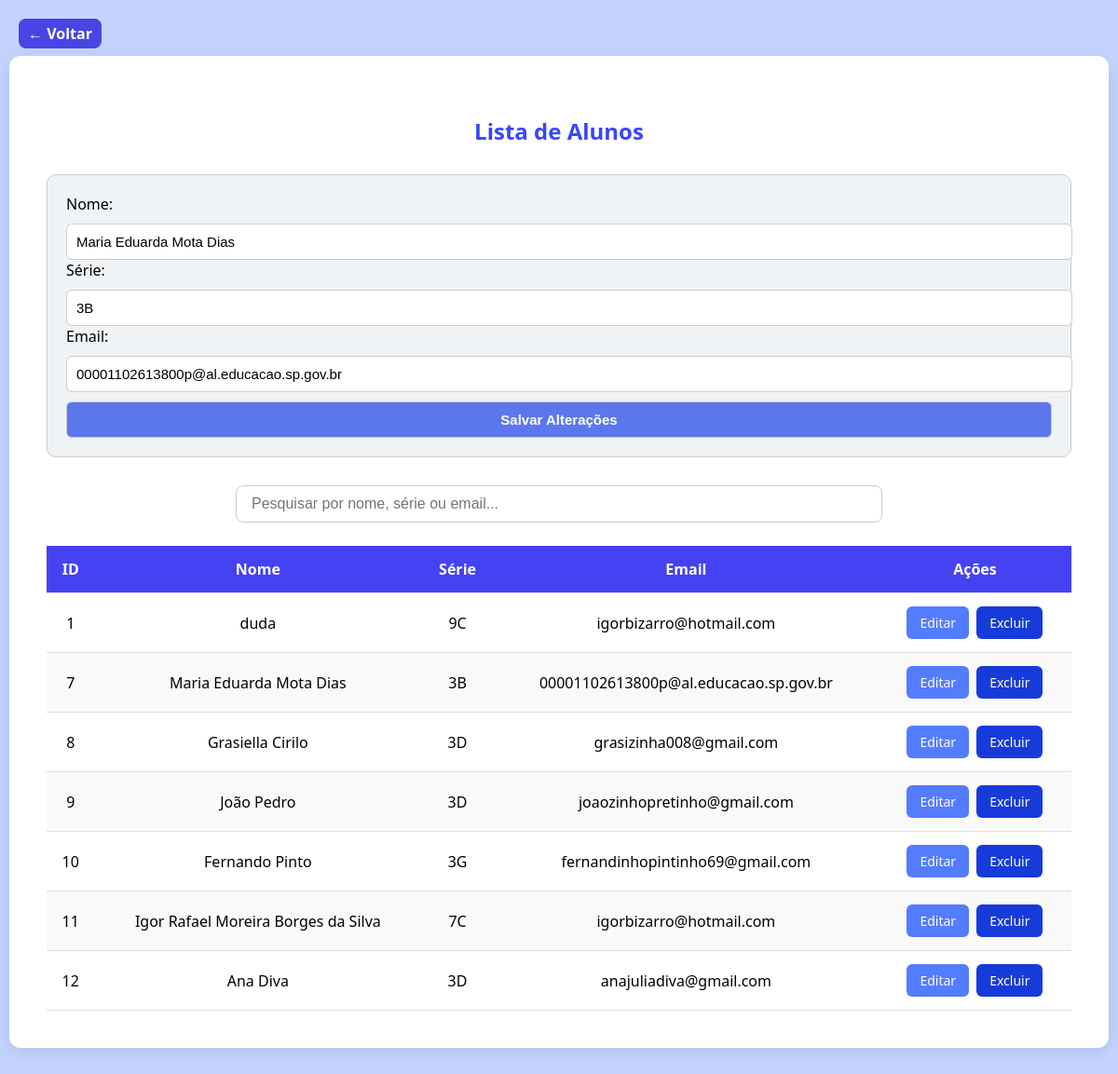
/alunos/listar_alunos.php?editar=7, run on the app's committed database.
### tables this page shows
CREATE TABLE `alunos` (
  `id` int(11) NOT NULL,
  `nome` varchar(40) NOT NULL,
  `email` varchar(100) NOT NULL,
  `salas` varchar(50) NOT NULL DEFAULT '',
  `turno` enum('manhã','tarde','noite') NOT NULL DEFAULT 'manhã'
);

### alunos/listar_alunos.php (the view, shortened to what this page needs)
<?php
require '../db.php';
$editando = false;
$alunoEditado = null;
if (isset($_GET['editar'])) {
    $editando = true;
    $id = $_GET['editar'];
    $stmt = $pdo->prepare("SELECT * FROM alunos WHERE id = ?");
    $stmt->execute([$id]);
    $alunoEditado = $stmt->fetch(PDO::FETCH_ASSOC);
}
$sql = "SELECT * FROM alunos";
$stmt = $pdo->prepare($sql);
$stmt->execute();
$alunos = $stmt->fetchAll(PDO::FETCH_ASSOC);
?>
<!DOCTYPE html>
<html lang="pt-br">
<head>
</head>
<body>
    <div class="container">
        <h3>Lista de Alunos</h3>
        <?php if ($editando && $alunoEditado): ?>
        <form method="post" class="form-edicao">
            <label>Nome:</label>
            <input type="text" name="nome" value="<?= htmlspecialchars($alunoEditado['nome']); ?>" required>
            <label>Série:</label>
            <input type="text" name="salas" value="<?= htmlspecialchars($alunoEditado['salas']); ?>" required>
            <label>Email:</label>
            <input type="email" name="email" value="<?= htmlspecialchars($alunoEditado['email']); ?>" required>
            <button type="submit" name="atualizar">Salvar Alterações</button>
        </form>
        <?php endif; ?>
        <div class="search-box">
            <input type="text" id="searchInput" placeholder="Pesquisar por nome, série ou email...">
        </div>
        <table id="alunosTable">
            <thead>
                <tr>
                    <th>ID</th>
                    <th>Nome</th>
                    <th>Série</th>
                    <th>Email</th>
                    <th>Ações</th>
                </tr>
            </thead>
            <tbody>
                <?php if ($alunos): ?>
                    <?php foreach ($alunos as $aluno): ?>
                    <tr>
                        <td><?= $aluno['id']; ?></td>
                        <td><?= htmlspecialchars($aluno['nome']); ?></td>
                        <td><?= htmlspecialchars($aluno['salas']); ?></td>
                        <td><?= htmlspecialchars($aluno['email']); ?></td>
                        <td>
                            <div style="display: flex; justify-content: center; gap: 8px;">
                                <a class="btn btn-editar" href="?editar=<?= $aluno['id']; ?>">Editar</a>
                                <a class="btn btn-excluir" href="excluir_aluno.php?id=<?= $aluno['id']; ?>" onclick="return confirm('Tem certeza que deseja excluir este aluno?');">Excluir</a>
                            </div>
                        </td>
                    </tr>
                    <?php endforeach; ?>
                <?php else: ?>
                    <tr><td colspan="5">Nenhum aluno encontrado.</td></tr>
                <?php endif; ?>
            </tbody>
        </table>
          <a href="../listas.php" id="btn-voltar">← Voltar</a>
    </div>
</body>
</html>

### alunos/listar_alunos.php (style rules this page uses)
body { background-color:rgb(197, 212, 255); font-family: 'Segoe UI', sans-serif; margin: 0; padding: 0; }
.container { max-width: 1100px; margin: 60px auto; background: #ffffff; padding: 40px; border-radius: 12px; box-shadow: 0 4px 20px rgba(0,0,0,0.1); }
h3 { text-align: center; color: rgb(56, 69, 250); font-size: 24px; margin-bottom: 30px; }
.search-box { margin-bottom: 25px; text-align: center; }
#searchInput { width: 60%; padding: 10px 16px; border: 1px solid #ccc; border-radius: 8px; font-size: 16px; }
table { width: 100%; border-collapse: collapse; margin-top: 10px; }
table th, table td { padding: 14px 12px; border-bottom: 1px solid #ddd; text-align: center; }
table th { background-color: rgb(69, 66, 243); color: #fff; }
table tr:nth-child(even) { background-color: #f9f9f9; }
.btn { padding: 8px 14px; border-radius: 6px; font-size: 14px; font-weight: 500; text-decoration: none; color: #fff; transition: background-color 0.2s ease; }
.btn-editar { background-color: rgb(84, 124, 255); }
.btn-excluir { background-color: rgb(23, 59, 218); }
.form-edicao { margin-bottom: 30px; padding: 20px; background-color: #f0f3f5; border: 1px solid #ccc; border-radius: 10px; }
.form-edicao input, .form-edicao button { width: 100%; padding: 10px; margin-top: 10px; font-size: 15px; border: 1px solid #ccc; border-radius: 6px; }
.form-edicao button { background-color:hsl(229, 81.10%, 64.70%); color: white; font-weight: bold; cursor: pointer; }
#btn-voltar { position: absolute; top: 20px; left: 20px; background-color: rgb(72, 69, 228); color: white; padding: 5px 10px; border: none; border-radius: 8px; font-weight: bold; text-decoration: none; transition: all 0.2s ease-in-out; z-index: 999; }

### data on the page
alunos: nome "Maria Eduarda Mota Dias", salas "3B", email "00001102613800p@al.educacao.sp.gov.br", id "7"
alunos: id "1", nome "duda", salas "9C", email "igorbizarro@hotmail.com"
alunos: id "8", nome "Grasiella Cirilo", salas "3D", email "grasizinha008@gmail.com"
alunos: id "9", nome "João Pedro", salas "3D", email "joaozinhopretinho@gmail.com"
alunos: id "10", nome "Fernando Pinto", salas "3G", email "fernandinhopintinho69@gmail.com"
alunos: id "11", nome "Igor Rafael Moreira Borges da Silva", salas "7C", email "igorbizarro@hotmail.com"
alunos: id "12", nome "Ana Diva", salas "3D", email "anajuliadiva@gmail.com"
